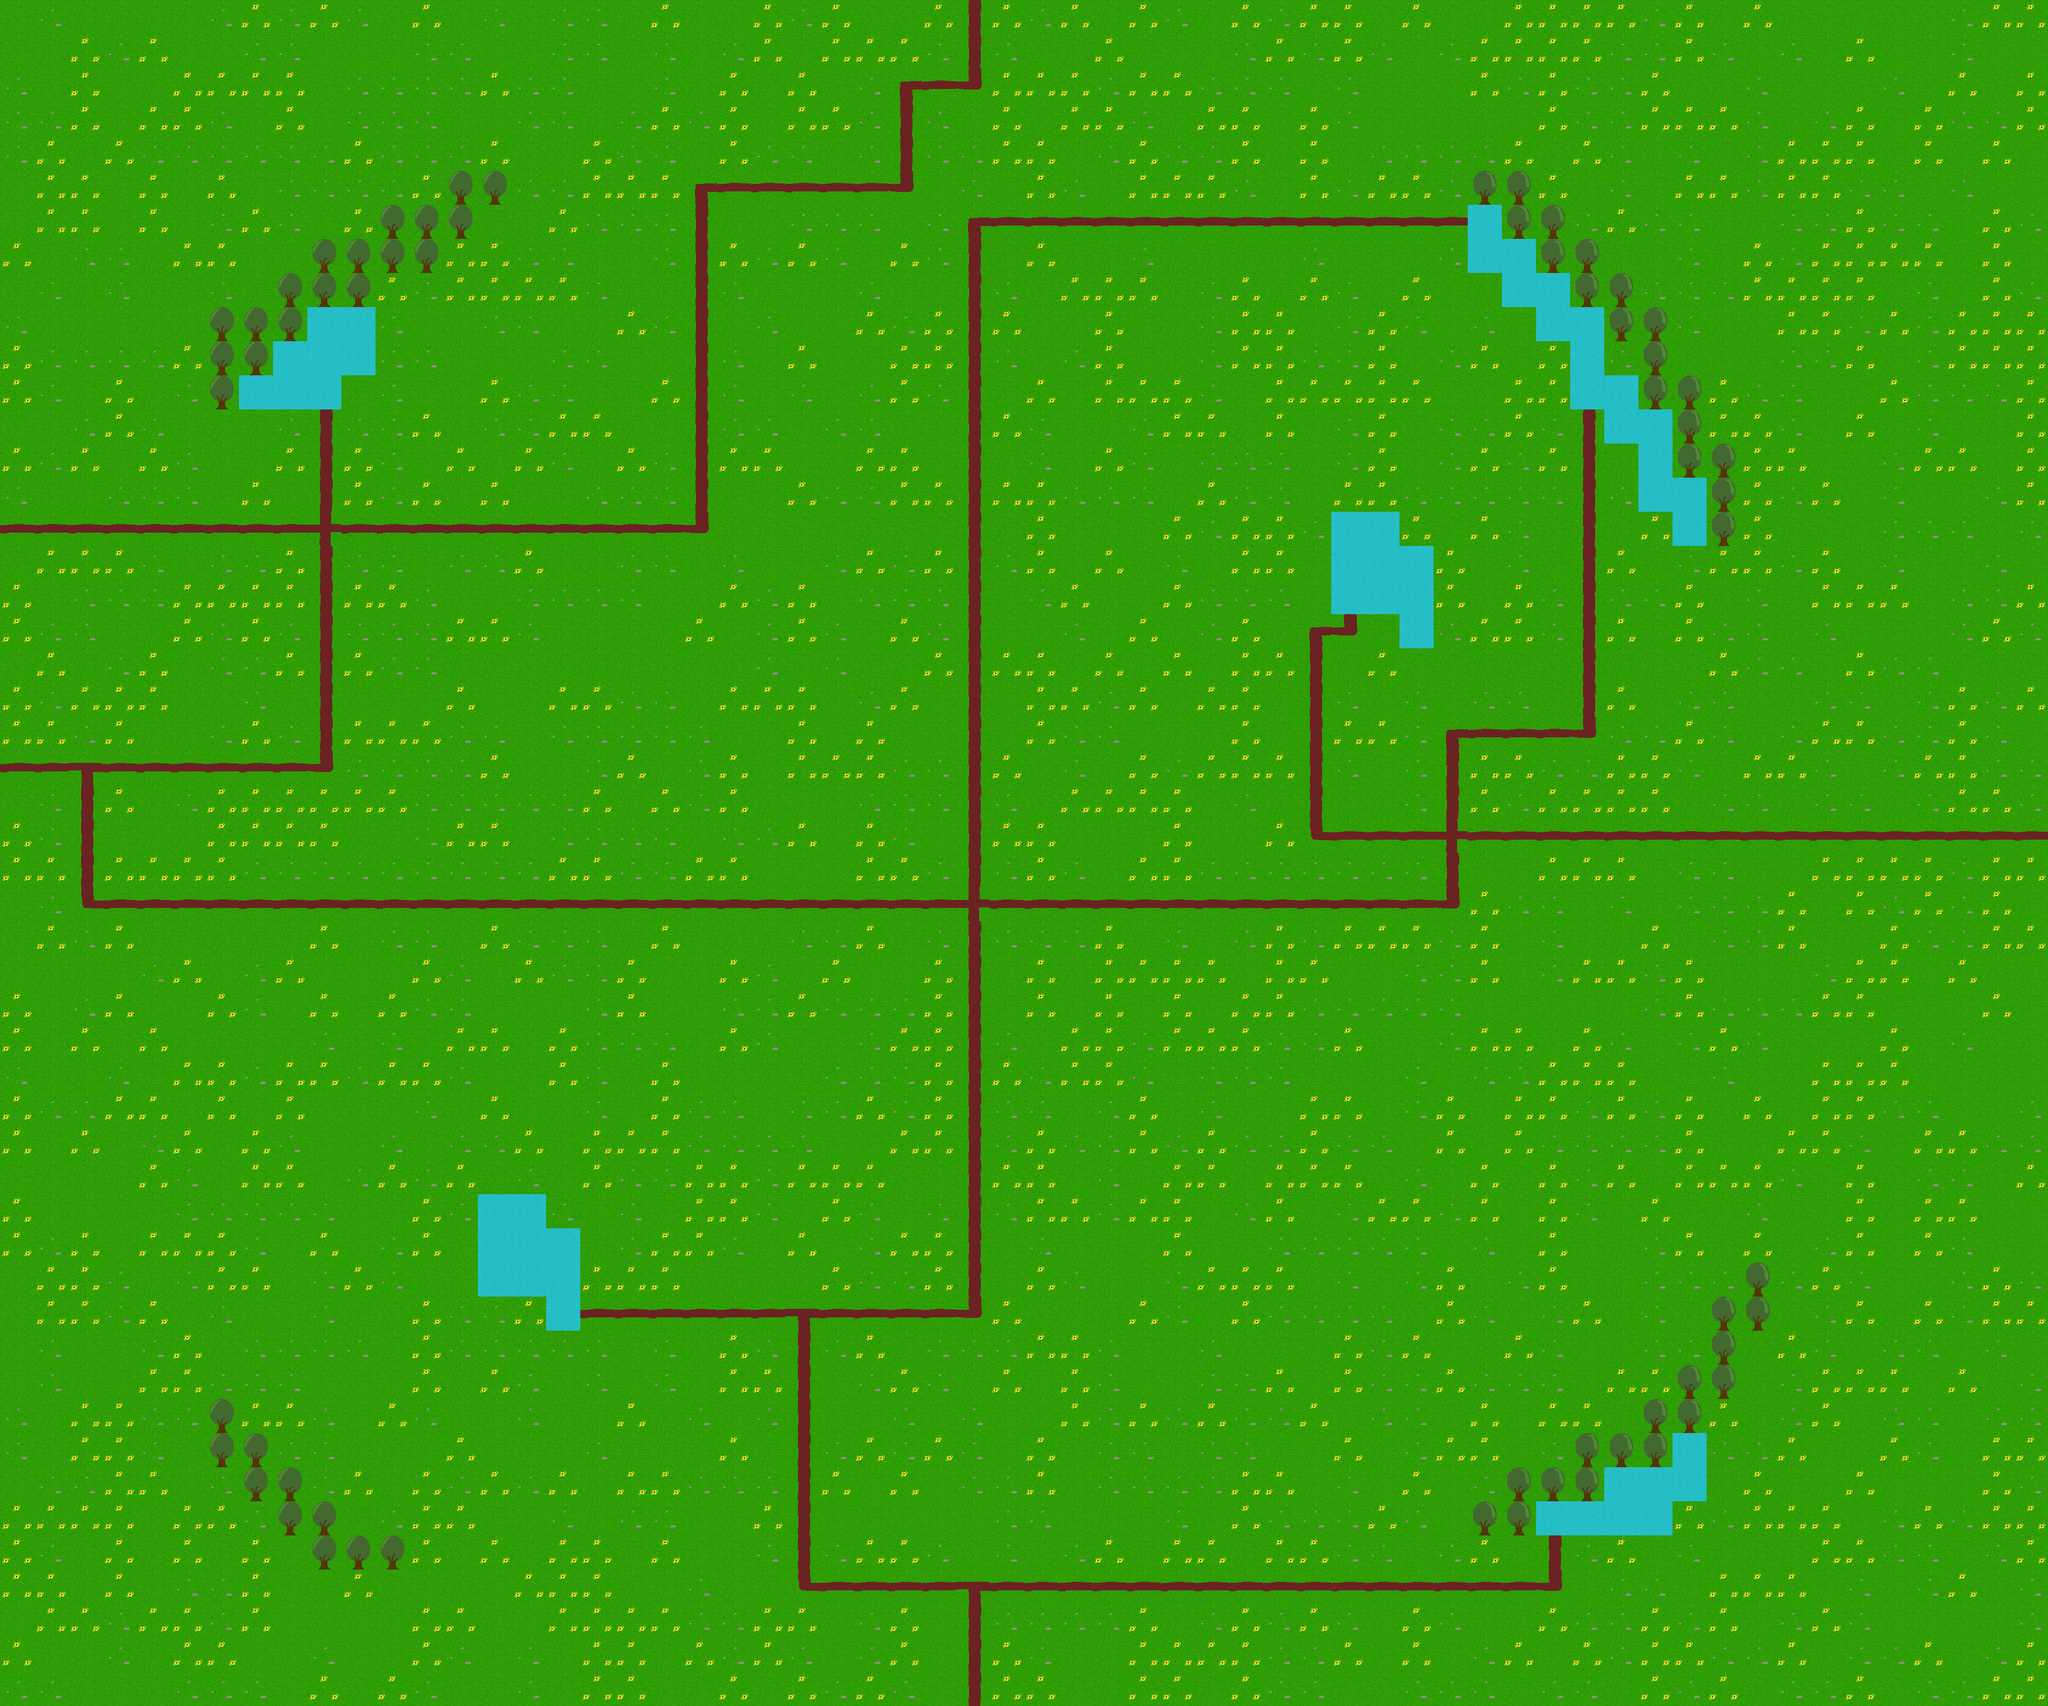

The image is a tile-based game level rendered from a .tmx file. Its description and source (layers, tilesets, objects; grid data summarised) follow:
An orthogonal 60x50 tile map with 64x64 px tiles, 1 tile layer (Tile Layer 1) and 45 objects (player).

<map version="1.8" tiledversion="1.8.5" orientation="orthogonal" renderorder="right-down" width="60" height="50" tilewidth="64" tileheight="64" infinite="0" nextlayerid="3" nextobjectid="69">
 <tileset firstgid="1" source="backgroundTiles.tsx" />
 <layer id="1" name="Tile Layer 1" width="60" height="50">
  <data>[3000 cells, 3000 non-empty, 13 distinct tile ids]</data>
 </layer>
 <objectgroup id="2" name="obstacles">
  <object id="3" name="player" x="1792" y="1664" width="64" height="64" />
  <object id="5" x="0" y="0">
   <polygon points="0,0 0,3200 128,3200 128,0" />
  </object>
  <object id="7" x="0" y="0">
   <polygon points="0,0 0,128 3840,128 3840,0" />
  </object>
  <object id="8" x="3712" y="0">
   <polygon points="0,0 0,3200 128,3200 128,0" />
  </object>
  <object id="9" x="3840" y="3072">
   <polygon points="0,0 -3840,0 -3840,128 0,128" />
  </object>
  <object id="10" x="3712" y="1536">
   <polygon points="0,0 0,64 64,64 64,0" />
  </object>
  <object id="11" x="64" y="1408">
   <polygon points="0,0 0,64 64,64 64,0" />
  </object>
  <object id="12" x="1792" y="64">
   <polygon points="0,0 0,64 64,64 64,0" />
  </object>
  <object id="13" x="1792" y="3072">
   <polygon points="0,0 0,64 64,64 64,0" />
  </object>
  <object id="16" x="896" y="2240">
   <polygon points="0,0 0,192 128,192 128,0" />
  </object>
  <object id="17" x="1024" y="2304">
   <polygon points="0,0 0,192 64,192 64,0" />
  </object>
  <object id="18" x="2880" y="2880">
   <polygon points="0,0 256,0 256,-64 0,-64" />
  </object>
  <object id="19" x="3008" y="2752">
   <polygon points="0,0 0,64 192,64 192,0" />
  </object>
  <object id="20" x="3136" y="2688">
   <polygon points="0,0 0,64 64,64 64,0" />
  </object>
  <object id="22" x="2688" y="1216">
   <polygon points="0,0 0,-192 -64,-192 -64,0" />
  </object>
  <object id="23" x="2624" y="1152">
   <polygon points="0,0 -128,0 -128,-192 0,-192" />
  </object>
  <object id="24" x="3264" y="1024">
   <polygon points="0,0 -128,0 -128,-192 0,-192" />
  </object>
  <object id="25" x="3136" y="960">
   <polygon points="0,0 -64,0 -64,-384 0,-384" />
  </object>
  <object id="26" x="3136" y="704">
   <polygon points="0,0 64,0 64,128 0,128" />
  </object>
  <object id="27" x="3072" y="832">
   <polygon points="0,0 -64,0 -64,-320 0,-320" />
  </object>
  <object id="29" x="2752" y="320">
   <polygon points="0,0 0,192 128,192 128,0" />
  </object>
  <object id="30" x="2880" y="384">
   <polygon points="0,0 0,128 64,128 64,0" />
  </object>
  <object id="31" x="2816" y="512">
   <polygon points="0,0 0,64 192,64 192,0" />
  </object>
  <object id="32" x="2880" y="576">
   <polygon points="0,0 0,64 128,64 128,0" />
  </object>
  <object id="33" x="2944" y="640">
   <polygon points="0,0 0,128 64,128 64,0" />
  </object>
  <object id="34" x="2944" y="448">
   <polygon points="0,0 0,64 64,64 64,0" />
  </object>
  <object id="38" x="384" y="640">
   <polygon points="0,0 0,128 256,128 256,0" />
  </object>
  <object id="39" x="384" y="576">
   <polygon points="0,0 320,0 320,64 0,64" />
  </object>
  <object id="40" x="704" y="640">
   <polygon points="0,0 0,64 -64,64 -64,0 0,0" />
  </object>
  <object id="41" x="512" y="512">
   <polygon points="0,0 0,64 192,64 192,0" />
  </object>
  <object id="42" x="576" y="448">
   <polygon points="0,0 0,64 256,64 256,0" />
  </object>
  <object id="43" x="704" y="384">
   <polygon points="0,0 0,64 192,64 192,0" />
  </object>
  <object id="44" x="832" y="320">
   <polygon points="0,0 0,64 128,64 128,0" />
  </object>
  <object id="46" x="384" y="2624">
   <polygon points="0,0 0,128 64,128 64,0" />
  </object>
  <object id="47" x="448" y="2688">
   <polygon points="0,0 0,128 64,128 64,0" />
  </object>
  <object id="48" x="512" y="2752">
   <polygon points="0,0 0,128 64,128 64,0" />
  </object>
  <object id="50" x="576" y="2816">
   <polygon points="0,0 0,128 64,128 64,0" />
  </object>
  <object id="52" x="640" y="2880">
   <polygon points="0,0 128,0 128,64 0,64" />
  </object>
  <object id="55" x="2752" y="2816">
   <polygon points="0,0 0,64 128,64 128,0" />
  </object>
  <object id="56" x="2816" y="2752">
   <polygon points="0,0 0,64 192,64 192,0" />
  </object>
  <object id="57" x="2944" y="2688">
   <polygon points="0,0 0,64 192,64 192,0" />
  </object>
  <object id="58" x="3072" y="2624">
   <polygon points="0,0 0,64 128,64 128,0" />
  </object>
  <object id="60" x="3136" y="2560">
   <polygon points="0,0 0,64 128,64 128,0" />
  </object>
  <object id="61" x="3200" y="2560">
   <polygon points="0,0 0,-128 64,-128 64,0" />
  </object>
  <object id="62" x="3264" y="2368">
   <polygon points="0,0 0,128 64,128 64,0" />
  </object>
 </objectgroup>
</map>